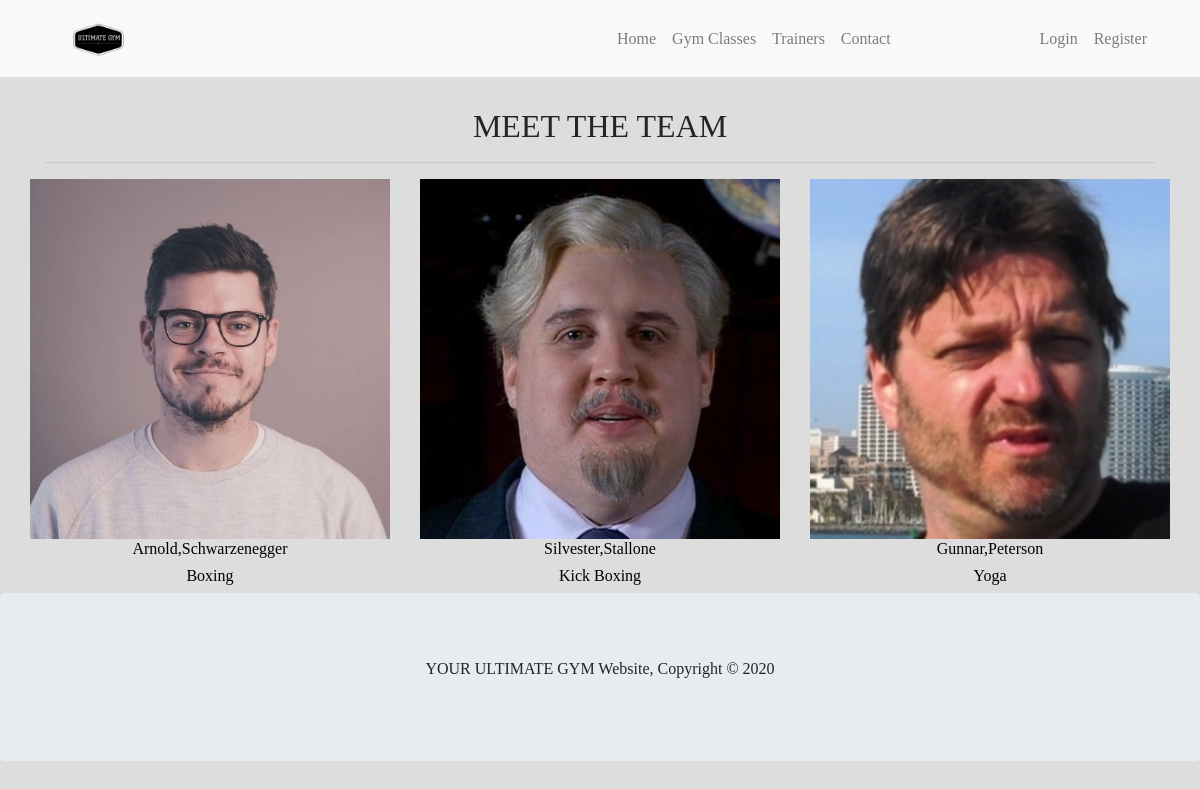
The page /trainer_details.php on the database its author committed.
### tables this page shows
CREATE TABLE `trainers` (
  `id` int(11) NOT NULL,
  `fname` varchar(50) NOT NULL,
  `lname` varchar(50) NOT NULL,
  `email` varchar(100) NOT NULL,
  `phone` int(11) NOT NULL,
  `expertise` varchar(50) NOT NULL,
  `images` varchar(100) NOT NULL
);

### trainer_details.php (the view, shortened to what this page needs)
<?php
include_once 'dbconnect.php';
?>
<!DOCTYPE html>
<html lang="en">
<head>
    <link rel="stylesheet" href="https://maxcdn.bootstrapcdn.com/bootstrap/4.3.1/css/bootstrap.min.css">
</head>
<body>
    <nav class="navbar navbar-expand-sm bg-light navbar-light">
        <div class="container">
            <a class="navbar-brand d-none d-md-block" href="index.php">
                <img src="images/gym/gym_logo.png" style="height:auto; width:20%">
            </a>
            <div class="collapse navbar-collapse bold" id="collapsibleNavbar">
                <ul class="navbar-nav">
                    <li class="nav-item">
                        <a class="nav-link" href="index.php">Home</a>
                    </li>
                    <li class="nav-item">
                        <a class="nav-link" href="categories.php">Gym Classes</a>
                    </li>
                    <li class="nav-item">
                        <a class="nav-link" href="#" >Trainers</a>
                    </li>
                    <li class="nav-item">
                        <a class="nav-link" href="#" data-toggle="modal" data-target="#contactModal">Contact</a>
                    </li>
                </ul>
                <ul class="navbar-nav ml-auto">
                    <?php
                    if (isset($_SESSION['user']) == "") {
                        echo '<li class="nav-item">';
                        echo '<a class="nav-link" href="#" data-toggle="modal" data-target="#loginModal">Login</a>';
                        echo '</li>';
                        echo '<li class="nav-item">';
                        echo '<a class="nav-link" href="#" data-toggle="modal" data-target="#registerModal">Register</a>';
                        echo '</li>';
                    }
                    ?>
                </ul>
            </div>
        </div>
    </nav>
    <div class="container" style="margin-top:30px">
         <div class="row">
            <div class="col-12">
                <h2 class="bold text-center">MEET THE TEAM</h2>
                <hr>
            </div>
            <?php
        $stmt = $conn->prepare("SELECT * FROM trainers");
            $stmt->execute();
            $res = $stmt->get_result();
            $count = $res->num_rows;
            if ($count > 0) {
                echo '<div class="row">';
                while($row = mysqli_fetch_array($res, MYSQLI_ASSOC)) {
                    echo '<div class="col-4">';
                     echo '<a href="employees.php?id='.$row['id'].'">';
                    echo '<img src="'.$row['images'].'" style="height:auto; width:100%">';
                    echo '<h6 class="text-center bold">'.$row['fname'].','.$row['lname'].'</h6>';
                    echo '<h6 class="text-center bold">'.$row['expertise'].'</h6>';
                    echo '</div>';
                }
            } else {
                echo "<h1 class='m-5 p-5'>Sorry, no classes are available at this momment .</h1>";
            }
        ?>
        <div class="row">
            <div class="col-6">
            </div>
        </div>
                        </div>
            </div>
        </div>
    <div class="jumbotron text-center" style="margin-bottom:0">
        <p>YOUR ULTIMATE GYM Website, Copyright © 2020</p>
    </div>
</body>
</html>

### trainer_details.php (style rules this page uses)
body { background: #dddddd; font-family: fantasy; }
a { color:black; }
.bold { font-weight: 80000; }

### rows shown on the page
trainers: images (picture), fname "Arnold", lname "Schwarzenegger", expertise "Boxing"
trainers: images (picture), fname "Silvester", lname "Stallone", expertise "Kick Boxing"
trainers: images (picture), fname "Gunnar", lname "Peterson", expertise "Yoga"
